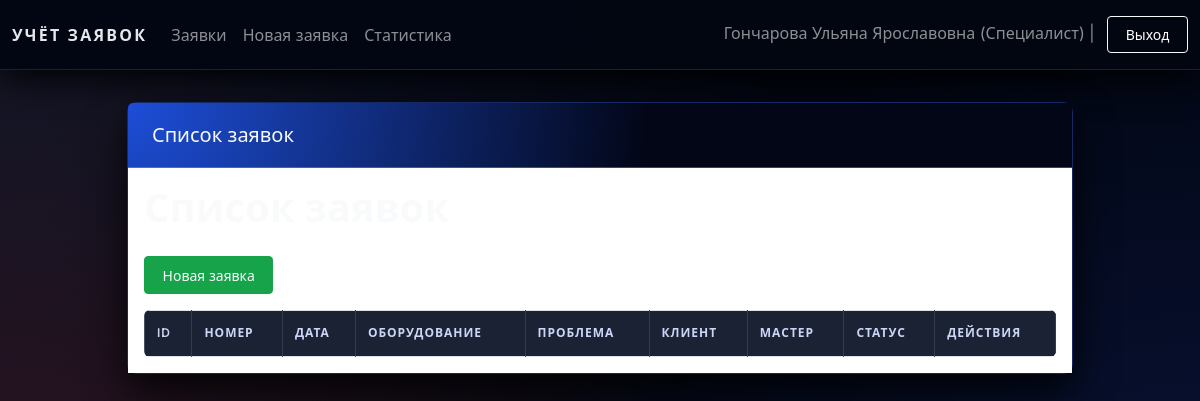
Page /requests (signed in) on the earlier database version.
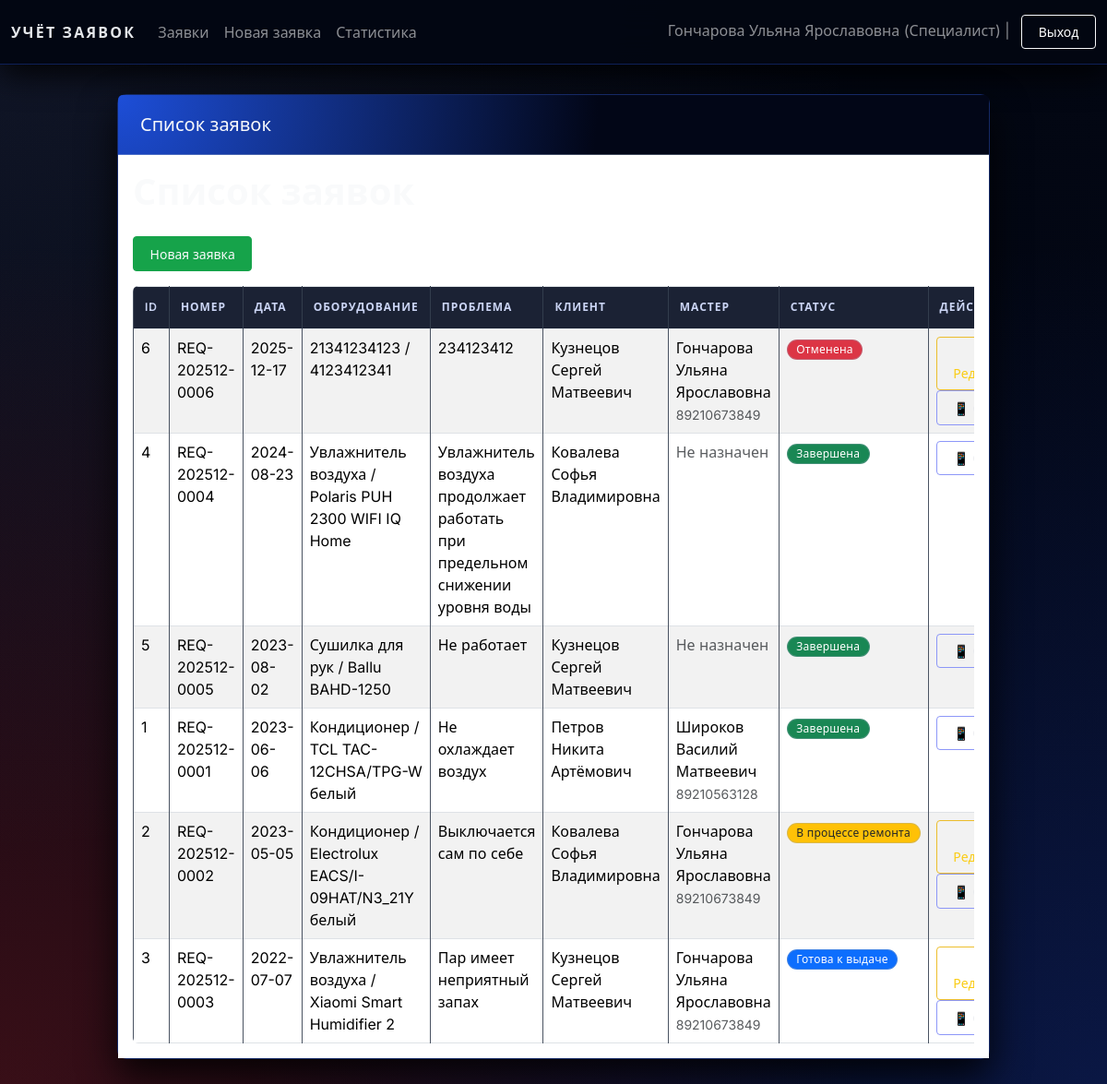
Same page on the later database version.
### tables this page shows
CREATE TABLE users (
            user_id INTEGER PRIMARY KEY AUTOINCREMENT,
            fio TEXT NOT NULL,
            phone TEXT NOT NULL,
            login TEXT UNIQUE NOT NULL,
            password TEXT NOT NULL,
            user_type TEXT NOT NULL CHECK (
                user_type IN ('Менеджер', 'Специалист', 'Оператор', 'Заказчик', 'Менеджер по качеству')
            ),
            is_active INTEGER DEFAULT 1,
            registration_date TEXT DEFAULT (DATE('now')),
            email TEXT,
            address TEXT,
            notes TEXT
        );

CREATE TABLE requests (
            request_id INTEGER PRIMARY KEY AUTOINCREMENT,
            request_number TEXT UNIQUE,
            start_date TEXT NOT NULL,
            climate_tech_type TEXT NOT NULL,
            climate_tech_model TEXT NOT NULL,
            problem_description TEXT NOT NULL,
            request_status TEXT NOT NULL DEFAULT 'Новая заявка' CHECK (
                request_status IN ('Новая заявка', 'В процессе ремонта', 'Ожидание комплектующих',
                                    'Готова к выдаче', 'Завершена', 'Отменена')
            ),
            priority TEXT DEFAULT 'Средний' CHECK (priority IN ('Низкий', 'Средний', 'Высокий', 'Критичный')),
            completion_date TEXT,
            repair_parts TEXT,
            estimated_time INTEGER,

            master_id INTEGER REFERENCES users(user_id) ON DELETE SET NULL,
            client_id INTEGER NOT NULL REFERENCES users(user_id) ON DELETE CASCADE,
            quality_manager_id INTEGER REFERENCES users(user_id) ON DELETE SET NULL,

            deadline_extension TEXT,
            extension_reason TEXT,
            customer_agreement INTEGER DEFAULT 0,

            qr_code_generated INTEGER DEFAULT 0,
            qr_code_token TEXT UNIQUE,
            feedback_received INTEGER DEFAULT 0,

            created_at TEXT DEFAULT (DATETIME('now')),
            updated_at TEXT DEFAULT (DATETIME('now'))
        );

### web_app.py (the view)
    def wrapper(*args, **kwargs):
        if "user" not in session:
            return redirect(url_for("login"))
        return view_func(*args, **kwargs)

### web_app.py (called while the page is built)
def get_connection():
    if not os.path.exists(DB_NAME):
        raise FileNotFoundError(
            f"Файл базы данных '{DB_NAME}' не найден. "
            f"Сначала запустите 'test.py' для создания БД."
        )
    conn = sqlite3.connect(DB_NAME)
    conn.row_factory = sqlite3.Row
    return conn

def login_required(view_func):
    def wrapper(*args, **kwargs):
        if "user" not in session:
            return redirect(url_for("login"))
        return view_func(*args, **kwargs)
    wrapper.__name__ = view_func.__name__
    return wrapper

### templates/requests_list.html (shortened to what this page needs)
{% extends "base.html" %}
{% block header %}Список заявок{% endblock %}
{% block content %}
<h1>Список заявок</h1>
<p><a class="btn btn-success btn-sm" href="{{ url_for('new_request') }}">Новая заявка</a></p>
<div class="table-responsive">
  <table class="table table-striped table-bordered mb-0">
    <thead>
      <tr>
        <th>ID</th>
        <th>Номер</th>
        <th>Дата</th>
        <th>Оборудование</th>
        <th>Проблема</th>
        <th>Клиент</th>
        <th>Мастер</th>
        <th>Статус</th>
        <th>Действия</th>
      </tr>
    </thead>
    <tbody>
      {% for r in requests %}
      <tr>
        <td>{{ r.request_id }}</td>
        <td>{{ r.request_number }}</td>
        <td>{{ r.start_date }}</td>
        <td>{{ r.climate_tech_type }} / {{ r.climate_tech_model }}</td>
        <td>{{ r.problem_description }}</td>
        <td>{{ r.client_fio }}</td>
        <td>
          {% if r.master_fio %}
            {{ r.master_fio }}
            {% if r.master_phone %}
              <br><small class="text-muted">{{ r.master_phone }}</small>
            {% endif %}
          {% else %}
            <span class="text-muted">Не назначен</span>
          {% endif %}
        </td>
        <td><span class="badge status-badge {{ r.status_class }}">{{ r.request_status }}</span></td>
        <td>
          {% if r.can_edit %}
            <a href="{{ url_for('edit_request', request_id=r.request_id) }}"
               class="btn btn-outline-warning btn-sm me-1"
               title="Редактировать заявку">✏️ Редактировать</a>
          {% endif %}
          <a href="{{ url_for('qr_for_request', request_id=r.request_id) }}" target="_blank"
             class="btn btn-outline-primary btn-sm" title="QR-код для отзыва">
            📱 QR
          </a>
        </td>
      </tr>
      {% endfor %}
    </tbody>
  </table>
</div>
{% endblock %}

### templates/base.html (shortened to what this page needs)
<!doctype html>
<html lang="ru">
<head>
    <link rel="stylesheet"
          href="https://cdn.jsdelivr.net/npm/bootstrap@5.3.2/dist/css/bootstrap.min.css">
    <link rel="stylesheet" href="{{ url_for('static', filename='styles.css') }}">
</head>
<body>
<nav class="navbar navbar-expand-lg navbar-dark bg-dark">
  <div class="container-fluid">
    <a class="navbar-brand" href="{{ url_for('index') }}">Учёт заявок</a>
    <div class="collapse navbar-collapse" id="navbarNav">
      <ul class="navbar-nav me-auto mb-2 mb-lg-0">
        {% if current_user %}
        <li class="nav-item">
          <a class="nav-link" href="{{ url_for('requests_list') }}">Заявки</a>
        </li>
        <li class="nav-item">
          <a class="nav-link" href="{{ url_for('new_request') }}">Новая заявка</a>
        </li>
        <li class="nav-item">
          <a class="nav-link" href="{{ url_for('stats') }}">Статистика</a>
        </li>
        {% endif %}
      </ul>
      <span class="navbar-text">
        {% if current_user %}
          {{ current_user['fio'] }} ({{ current_user['user_type'] }}) |
          <a href="{{ url_for('logout') }}" class="btn btn-sm btn-outline-light ms-2">Выход</a>
        {% else %}
          <a href="{{ url_for('login') }}" class="btn btn-sm btn-outline-light">Войти</a>
          <a href="{{ url_for('register') }}" class="btn btn-sm btn-outline-light ms-2">Регистрация</a>
        {% endif %}
      </span>
    </div>
  </div>
</nav>
<div class="container app-shell">
  <div class="row justify-content-center">
    <div class="col-12 col-lg-11 col-xl-10">
      <div class="card app-card">
        <div class="card-header app-card-header">
          <h5 class="mb-0">{% block header %}{{ title }}{% endblock %}</h5>
        </div>
        <div class="card-body bg-white">
          {% block content %}{% endblock %}
        </div>
      </div>
    </div>
  </div>
</div>
</body>
</html>

Differences in the rows shown:
now on this page (row edited): users: fio "Гончарова Ульяна Ярославовна", user_type "Специалист"
added requests: request_id "6", request_number "REQ-202512-0006", start_date "2025-12-17", climate_tech_type "21341234123", climate_tech_model "4123412341", problem_description "234123412", client_fio "Кузнецов Сергей Матвеевич", master_fio "Гончарова Ульяна Ярославовна", master_phone "89210673849", request_status "Отменена"
added requests: request_id "4", request_number "REQ-202512-0004", start_date "2024-08-23", climate_tech_type "Увлажнитель воздуха", climate_tech_model "Polaris PUH 2300 WIFI IQ Home", problem_description "Увлажнитель воздуха продолжает работать при предельном снижении уровня воды", client_fio "Ковалева Софья Владимировна", shows "Не назначен", request_status "Завершена"
added requests: request_id "5", request_number "REQ-202512-0005", start_date "2023-08-02", climate_tech_type "Сушилка для рук", climate_tech_model "Ballu BAHD-1250", problem_description "Не работает", client_fio "Кузнецов Сергей Матвеевич", shows "Не назначен", request_status "Завершена"
added requests: request_id "1", request_number "REQ-202512-0001", start_date "2023-06-06", climate_tech_type "Кондиционер", climate_tech_model "TCL TAC-12CHSA/TPG-W белый", problem_description "Не охлаждает воздух", client_fio "Петров Никита Артёмович", master_fio "Широков Василий Матвеевич", master_phone "89210563128", request_status "Завершена"
added requests: request_id "2", request_number "REQ-202512-0002", start_date "2023-05-05", climate_tech_type "Кондиционер", climate_tech_model "Electrolux EACS/I-09HAT/N3_21Y белый", problem_description "Выключается сам по себе", client_fio "Ковалева Софья Владимировна", master_fio "Гончарова Ульяна Ярославовна", master_phone "89210673849", request_status "В процессе ремонта"
added requests: request_id "3", request_number "REQ-202512-0003", start_date "2022-07-07", climate_tech_type "Увлажнитель воздуха", climate_tech_model "Xiaomi Smart Humidifier 2", problem_description "Пар имеет неприятный запах", client_fio "Кузнецов Сергей Матвеевич", master_fio "Гончарова Ульяна Ярославовна", master_phone "89210673849", request_status "Готова к выдаче"
Other differences:
{{ current_user['fio'] }}: "Гончарова Ульяна Ярославовна" → (not shown)
{{ current_user['user_type'] }}: "Специалист" → (not shown)
